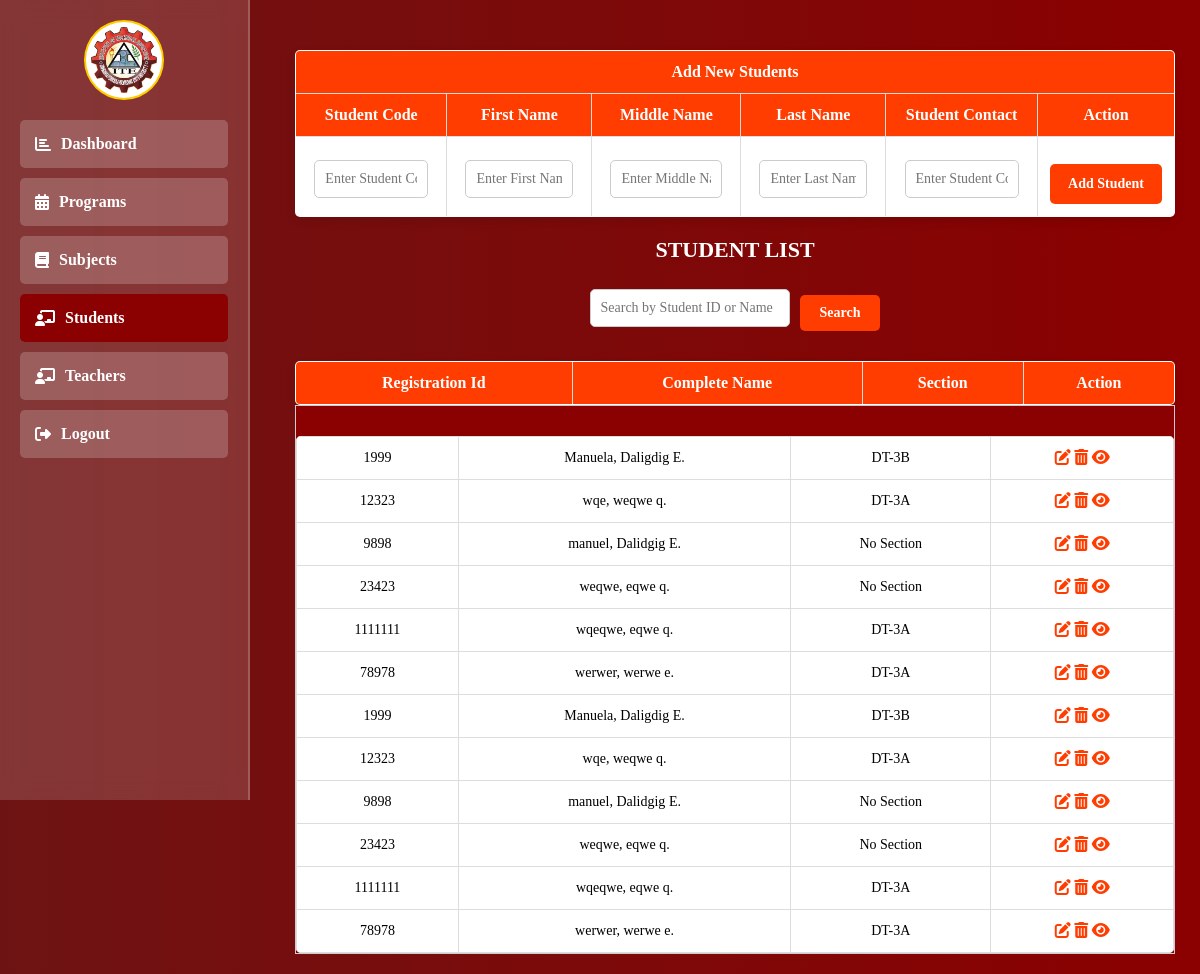
The page /admin/students.php (signed in) on the database as committed earlier.
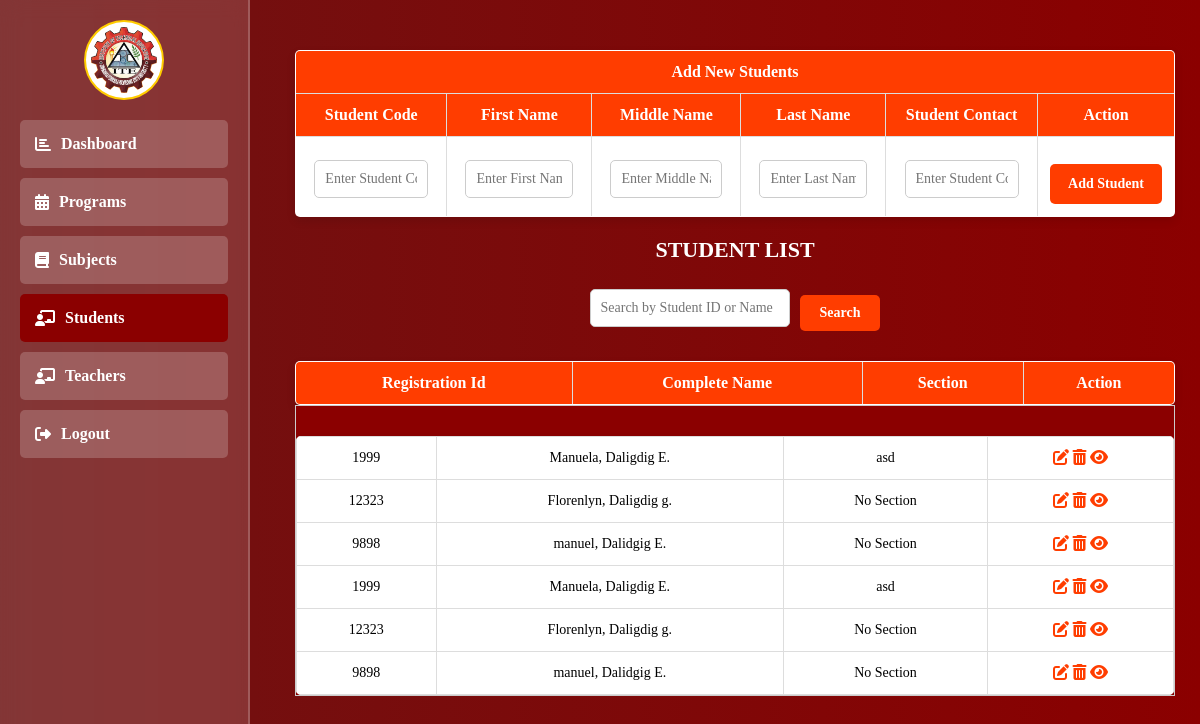
The same page on the database as committed later.
### tables this page shows
CREATE TABLE `students` (
  `id` int(11) NOT NULL,
  `admin_id` int(11) DEFAULT NULL,
  `teacher_id` int(11) DEFAULT NULL,
  `student_code` varchar(100) DEFAULT NULL,
  `fname` varchar(100) NOT NULL,
  `mname` varchar(100) NOT NULL,
  `lname` varchar(100) NOT NULL,
  `profile` varchar(255) NOT NULL,
  `section` varchar(100) DEFAULT NULL,
  `clearance` varchar(100) NOT NULL,
  `contact` varchar(20) NOT NULL,
  `verify` varchar(50) NOT NULL,
  `course_id` int(11) DEFAULT NULL,
  `section_id` int(11) DEFAULT NULL,
  `program_id` int(11) DEFAULT NULL
);

### admin/admin_function.php (called while the page is built, shortened)
<?php
include "../db_connect.php";
function StudentNonAct()
{
    global $pdo;
    try {
        $stmt = $pdo->prepare("SELECT * FROM students");
        $stmt->execute();
        return $students = $stmt->fetchAll(PDO::FETCH_ASSOC);
    } catch (PDOException $e) {
        echo 'ERROR: ' . $e->getMessage();
    }
}

### admin/students.php (the view, shortened to what the changed rows need)
<?php
include "../db_connect.php";
include "./admin_function.php";
?>
<head>
    <link rel="stylesheet" href="https://cdnjs.cloudflare.com/ajax/libs/font-awesome/6.2.0/css/all.css">
</head>
<div>
    <div class="content">
        <div class="dashboard-container">
            <form action="" method="post">
                <table border="1" cellpadding="5" cellspacing="0">
                    <thead>
                        <tr>
                            <th colspan="6">Add New Students</th>
                        </tr>
                    </thead>
                    <thead>
                        <tr>
                            <th>Student Code</th>
                            <th>First Name</th>
                            <th>Middle Name</th>
                            <th>Last Name</th>
                            <th>Student Contact</th>
                            <th>Action</th>
                        </tr>
                    </thead>
                </table>
            </form>
        </div <div class="right-content">
        <h2>Student List</h2>
        <table border="1" cellpadding="4" cellspacing="0">
            <thead>
                <tr>
                    <th>Registration Id</th>
                    <th>Complete Name</th>
                    <th>Section</th>
                    <th>Action</th>
                </tr>
            </thead>
        </table>
        <div class="card-table" id="tableNone"
            style="width: 100%; color: #ccc; border: 1px solid #ccc;  background-color: #8B0000; overflow-y: scroll;">
            <div class="tables-content" style=" background-color: #8B0000; display: flex; color: white;">
                <table class="table" style=" width: 100%; ">
                    <tbody>
                        <?php
                        $students = StudentNonAct();
                        if (!empty($students)) {
                            foreach ($students as $student) {
                                if (empty($student['verify'])) {
                                    echo "<tr>
                        <td>{$student['student_code']}</td>
                        <td>{$student['fname']}, {$student['lname']} {$student['mname'][0]}.</td>
                        <td>" . (!empty($student['section']) ? $student['section'] : 'No Section') . "</td>
                        <td>
                            <a href='edit_student.php?student_code={$student['student_code']}&fname={$student['fname']}&lname={$student['lname']}&mname={$student['mname']}&contact={$student['contact']}&section={$student['section']}&profile={$student['profile']}'>
                                <i class='fas fa-edit'></i>
                            </a>
                            <a onclick=\"return confirm('Are you sure you want to delete this student?')\" href='students.php?studentId={$student['student_code']}'>
                                <i class='fas fa-trash-alt'></i>
                            </a>
                            <a href='view_Student.php?studentId={$student['id']}&student_code={$student['student_code']}&fname={$student['fname']}&lname={$student['lname']}&mname={$student['mname']}&contact={$student['contact']}&section={$student['section']}&profile={$student['profile']}'>
                                <i class='fas fa-eye'></i>
                            </a>
                        </td>
                    </tr>";
                                }
                            }
                        }
                        ?><?php
                        $students = StudentNonAct();
                        if (!empty($students)) {
                            foreach ($students as $student) {
                                if (empty($student['verify'])) {
                                    echo "<tr>
                        <td>{$student['student_code']}</td>
                        <td>{$student['fname']}, {$student['lname']} {$student['mname'][0]}.</td>
                        <td>" . (!empty($student['section']) ? $student['section'] : 'No Section') . "</td>
                        <td>
                            <a href='edit_student.php?student_code={$student['student_code']}&fname={$student['fname']}&lname={$student['lname']}&mname={$student['mname']}&contact={$student['contact']}&section={$student['section']}&profile={$student['profile']}'>
                                <i class='fas fa-edit'></i>
                            </a>
                            <a onclick=\"return confirm('Are you sure you want to delete this student?')\" href='students.php?studentId={$student['student_code']}'>
                                <i class='fas fa-trash-alt'></i>
                            </a>
                            <a href='view_Student.php?studentId={$student['id']}&student_code={$student['student_code']}&fname={$student['fname']}&lname={$student['lname']}&mname={$student['mname']}&contact={$student['contact']}&section={$student['section']}&profile={$student['profile']}'>
                                <i class='fas fa-eye'></i>
                            </a>
                        </td>
                    </tr>";
                                }
                            }
                        }
                        ?>
                    </tbody>
                </table>
            </div>
        </div>
    </div>

Rows that differ between the two databases and show on the page:
removed students: student_code "23423", fname "weqwe", lname "eqwe", mname "q", shows "No Section"
removed students: student_code "1111111", fname "wqeqwe", lname "eqwe", mname "q", section "DT-3A"
removed students: student_code "78978", fname "werwer", lname "werwe", mname "e", section "DT-3A"
changed students "Manuela": section "DT-3B" → "asd"
changed students: fname "wqe" → "Florenlyn"; lname "weqwe" → "Daligdig"; mname "q" → "g"; section "DT-3A" → (not shown); now shows "No Section No Section"
